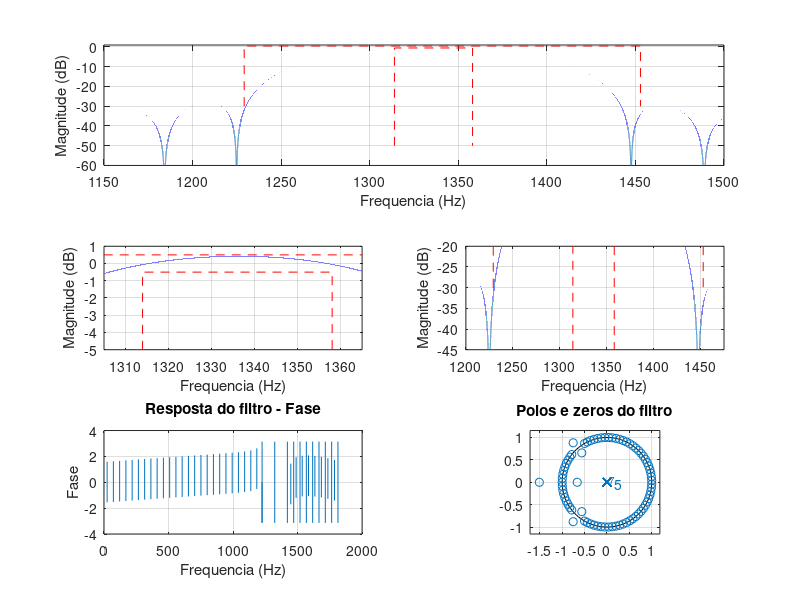

This figure's MATLAB source:
close all; clear all; clc;

%1336	1229,135	1313,96	1358,04	1452,845

%% Parametros iniciais

%Atenuacoes de stopband e de passagem (dB)
As = 30;
Ap = 0.5;

%Frequencias de stopband e de passagem (Hz)
fs1 = 1229.135;
fp1 = 1313.96;
fp2 = 1358.04;
fs2 = 1452.845;


%Frequencia de amostragem (Hz)
fa = 3675;

%% Obtencao de parametros do filtro atraves da funcao kaiserord

%ordem minima: n - (fp-fs)/(f_sobra_embaixo + f_sobra_cima)
%verifica se passou alguma coisa e desconta do outro lado (d_f)

d_f = 1; %ajuste de frequencia -> verificado apos alterar a ordem
%f = [fs fp] - d_f;
%mags = [0 1]; %magnitude nas frequencias especificadas em f
f = [fs1 fp1 fp2 fs2] - d_f;
mags = [0 1 0];

devs = [10^(-As/20) (10^(Ap/20)-1)/(10^(Ap/20)+1) 10^(-As/20)];
% devs = [0.1 0.03]; % magnitude do ripple na stopband e na banda de passagem

%beta controla a janela
%Ordem, bandas de freq normalizadas, fator beta e tipo do filtro
[n, Wn, beta, ftype] = kaiserord(f, mags, devs, fa);

%% Projeto do filtro com a funcao fir
n_ajust =  75;%ceil(n - ((1236-1229) / (48+6))); %ajuste da ordem de acordo com a folga analisada no grafico
h = fir1(n_ajust, Wn, ftype, kaiser(n_ajust+1, beta), 'noscale');
[Hw, w] = freqz(h, 1, 2e6);

%% Plots
figure(1)
subplot(3,2,1:2)
plot(w*fa/2/pi, 20*log10(abs(Hw)));
grid on; hold on;
plot([fs1 fs1 fs2 fs2], [-As Ap Ap -As], '--r');
plot([fp1 fp1 fp2 fp2], [-As-20 -Ap -Ap -As-20], '--r');
xlim([1150 1500]); ylim([-60 1]);
%axis([0 3000 -50 2])
%title(['Filtro HP com janela de Kaiser e ordem = ' num2str(n_ajust)]);
ylabel('Magnitude (dB)'); xlabel('Frequencia (Hz)');
hold off;

subplot(3,2,3)
plot(w*fa/2/pi, 20*log10(abs(Hw)));
grid on; hold on;
plot([fs1 fs1 fs2 fs2], [-As Ap Ap -As], '--r');
plot([fp1 fp1 fp2 fp2], [-As-20 -Ap -Ap -As-20], '--r');
xlim([1305 1365]); ylim([-5 1]);
%axis([1000 1100 -25 -15])
%title('Atenuacao na banda de rejeicao');
ylabel('Magnitude (dB)'); xlabel('Frequencia (Hz)');
hold off;

subplot(3,2,4)
plot(w*fa/2/pi, 20*log10(abs(Hw)));
grid on; hold on;
plot([fs1 fs1 fs2 fs2], [-As Ap Ap -As], '--r');
plot([fp1 fp1 fp2 fp2], [-As-20 -Ap -Ap -As-20], '--r');
xlim([1200 1475]); ylim([-45 -20]);
%axis([1000 1100 -25 -15])
% axis([1300 1500 -1.5 1.5])
% title('Atenuacao na banda de rejeicao');
ylabel('Magnitude (dB)'); xlabel('Frequencia (Hz)');
hold off;

subplot(3,2,5)
plot(w*fa/2/pi, angle(Hw)); grid on;
ylabel('Fase'); xlabel('Frequencia (Hz)');
title('Resposta do filtro - Fase');

subplot(3,2,6)
zplane(h, 1);
title('Polos e zeros do filtro'); grid on;